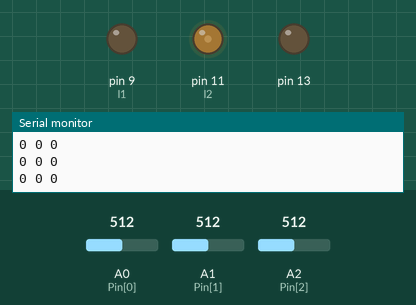
This sketch was run on a simulated Arduino Uno, built with avr-gcc and run on an emulated ATmega328P. Shown: output pins drawn as LEDs (lit = HIGH), the last lines printed to the serial monitor. The test bench sets the inputs (shaded band); at power-on: A0 (Pin[0]) = 512, A1 (Pin[1]) = 512, A2 (Pin[2]) = 512. Pins used as bus, display or sensor lines are not drawn.

Above: at 7.8 s.
7.9 s: A0 (Pin[0]) set to 499
At 8.8 s:
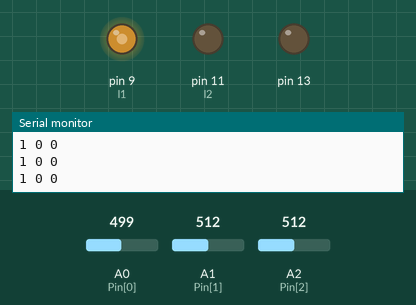
9.4 s: A1 (Pin[1]) set to 306
At 9.9 s:
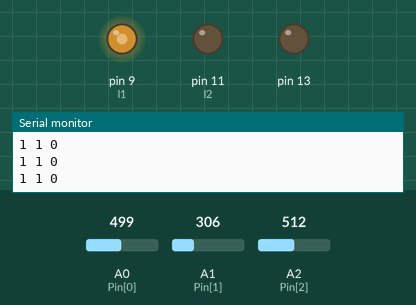
10.9 s: A2 (Pin[2]) set to 306
At 12.1 s:
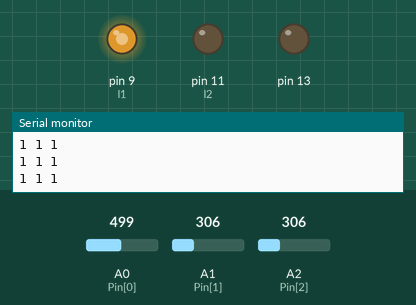
12.4 s: A0 (Pin[0]) set to 716
At 13.2 s:
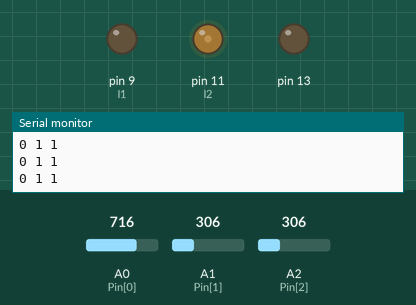
15.4 s: A0 (Pin[0]) set to 511
At 16.6 s:
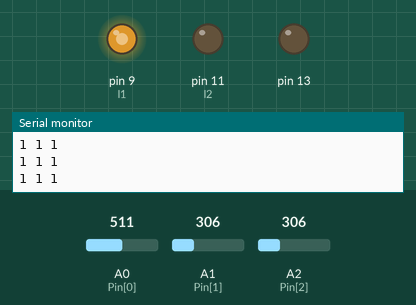
16.9 s: A0 (Pin[0]) set to 900
At 17.9 s:
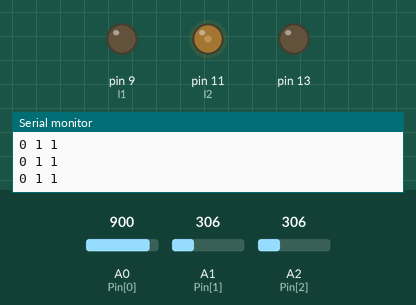
Timing chart, 0 to 19.4 s (numbered marks = the images above; inputs shaded):
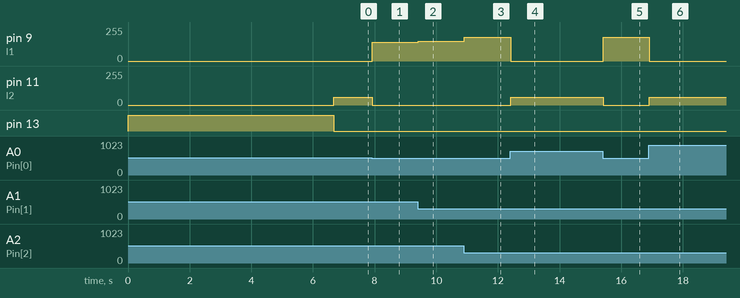

The sketch:

maze_lfr_solver_jaipur.ino
```cpp
//1st ldr is left....2nd for front ldr.....3rd for right ldr
//0 for white,1 for black
//3,6 are for left motor....9,11 are for right motor
////long distance, timeTaken;
////int trigPin = 2; // trigger pin is for output....we r sending waves from here
////int echoPin = 3; // echo pin is for input....we r receiving waves here

int i, j;
int A[3] = {0, 0, 0};
int Avg[3];
int Pin[3] = {A0, A1, A2};//pin[0] for left ldr...so pin[0]=A7.....front ldr as 2nd at A4....right as 3rd at A[5]
int sensorMax[3] = {0, 0, 0};
int sensorMin[3] = {1023, 1023, 1023};
int sensorValue[3];
int r1 = 5, r2 = 6, l1 = 9, l2 = 11;
////int f = 0;

void sensorCalibrate()
{
  digitalWrite(13, HIGH);
  Serial.println("Calibrating....");
  for (int i = 1; i < 2000; i++)
  {
    sensorValue[0] = analogRead(Pin[0]);
    sensorValue[1] = analogRead(Pin[1]);
    sensorValue[2] = analogRead(Pin[2]);

    for (int j = 0; j < 3; j++)
    {
      if (sensorValue[j] > sensorMax[j])
        sensorMax[j] = sensorValue[j];
      if (sensorValue[j] < sensorMin[j])
        sensorMin[j] = sensorValue[j];
      //      Serial.print(sensorValue[j]);
      //      Serial.print(" ");

      delay(1);
    }
    //    Serial.println(" ");
    //if delay is not written then due to high speed of microcontroller it will skip/oerwrite some of the values
  }
  for (int j = 0; j < 3; j++)
  {
    Avg[j] = (sensorMax[j] + sensorMin[j]) / 2;
    Serial.print(Avg[j]);
    Serial.print("  ");
  }

  digitalWrite(13, LOW);
}

void straight()
{
  analogWrite(r1, 143);
  analogWrite(r2, 0);
  analogWrite(l1, 142);
  analogWrite(l2, 0);
}
void ninetyleft()
{
  analogWrite(r1, 80);
  analogWrite(r2, 0);
  analogWrite(l1, 0);
  analogWrite(l2, 100);
}


void ninetyright()
{
  analogWrite(r1, 0);
  analogWrite(r2, 80);
  analogWrite(l1, 180);
  analogWrite(l2, 0);
}

void backright()
{
  analogWrite(r1, 0);
  analogWrite(r2, 60);
  analogWrite(l1, 150);
  analogWrite(l2, 0);
}


void backleft()
{
  analogWrite(r1, 150);
  analogWrite(r2, 0);
  analogWrite(l1, 0);
  analogWrite(l2, 60);
}


void curveright()
{
  analogWrite(r1, 60);
  analogWrite(r2, 0);
  analogWrite(l1, 90);
  analogWrite(l2, 0);
}


void curveleft()
{
  analogWrite(r1, 90);
  analogWrite(r2, 0);
  analogWrite(l1, 60);
  analogWrite(l2, 0);
}

void deadend()
{
  analogWrite(r1, 0);
  analogWrite(r2, 180);
  analogWrite(l1, 180);
  analogWrite(l2, 0);
}

void stopping()
{
  analogWrite(r1, 0);
  analogWrite(r2, 0);
  analogWrite(l1, 0);
  analogWrite(l2, 0);
}


void setup()
{
  Serial.begin(9600); // put your setup code here, to run once:
  pinMode(Pin[0], INPUT);
  pinMode(Pin[1], INPUT);
  pinMode(Pin[2], INPUT);

  // pinMode(A6, INPUT);

  pinMode(r1, OUTPUT);
  pinMode(r2, OUTPUT);
  pinMode(l1, OUTPUT);
  pinMode(l2, OUTPUT);
  pinMode(13, OUTPUT);
  sensorCalibrate();
  ////  pinMode(trigPin, OUTPUT);
  ////  pinMode(echoPin, INPUT);

}
int count = 0;
void loop()
{
  //int x = analogRead(A6);
  A[0] = analogRead(Pin[0]);
  A[1] = analogRead(Pin[1]);
  A[2] = analogRead(Pin[2]);


  for (i = 0; i < 3; i++)
  {
    if (A[i] < Avg[i])
      A[i] = 1;//black
    else
      A[i] = 0;//white
  }

  for (i = 0; i < 3; i++)
  {
    Serial.print(A[i]);
    Serial.print(" ");
  }
  Serial.println(" ");

  if (A[0] == 1 && A[1] == 0 && A[2] == 1)
  {
    digitalWrite(2,LOW);
    straight();
  }
  else if (A[0] == 1 && A[1] == 1 && A[2] == 0) //90 right or right wobble
    backright();

  else if (A[0] == 0 && A[1] == 1 && A[2] == 1) //90 left or right wobble
    backleft();

  else if (A[0] == 0 && A[1] == 1 && A[2] == 0) //T-Ponit and Y-shape
    backleft();

  else if (A[0] == 0 && A[1] == 0 && A[2] == 0) //plus point
  {
    digitalWrite(2, HIGH);
    backleft();
  }
  else if (A[0] == 1 && A[1] == 0 && A[2] == 0) //right T or right angular curve
  {
    straight();
  }
  else if (A[0] == 0 && A[1] == 0 && A[2] == 1) //left T or left angular curve
  {
    backleft();
  }
  else// if (A[0] == 1 && A[1] == 1 && A[2] == 1) //black to 180 degree....dead end
  {
    do
    {
      deadend();
    } while (A[0] == 1 && A[1] == 0 && A[2] == 1);
  }

}
////}
```

Measured:
- the behaviour switches between 512 and 511 on A0 (Pin[0]) (found by bisection; images 0 and 1)
- after the input at 7.9 s, pin 9 (l1): 0/255 → 142/255 at once; pin 11 (l2): 60/255 → 0/255 at once
- after the input at 9.4 s, pin 9 (l1): 142/255 → 150/255 at once
- after the input at 10.9 s, pin 9 (l1): 150/255 → 180/255 at once
- after the input at 12.4 s, pin 9 (l1): 180/255 → 0/255 at once; pin 11 (l2): 0/255 → 60/255 at once
- after the input at 15.4 s, pin 9 (l1): 0/255 → 180/255 at once; pin 11 (l2): 60/255 → 0/255 at once
- after the input at 16.9 s, pin 9 (l1): 180/255 → 0/255 at once; pin 11 (l2): 0/255 → 60/255 at once
